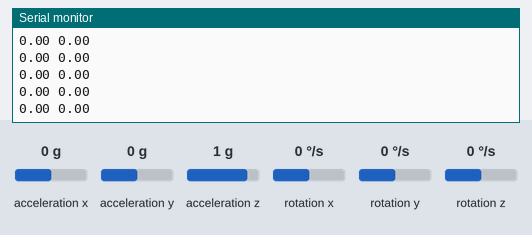
Bench run of a sketch on a simulated Arduino Uno, built with avr-gcc and run on an emulated ATmega328P. Shown: the last lines printed to the serial monitor. Inputs (shaded band) come from the test bench; at power-on: acceleration x 0 g, acceleration y 0 g, acceleration z 1 g, rotation x 0 °/s, rotation y 0 °/s, rotation z 0 °/s.

Above: at 1.2 s.
1.3 s: acceleration x set to -1.4 g
At 1.9 s:
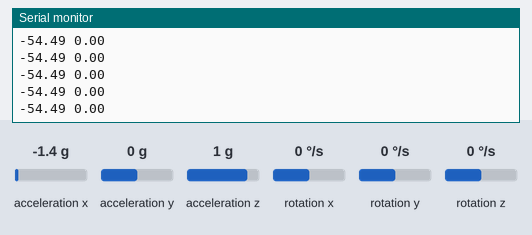
4.3 s: acceleration y set to -1.4 g
At 5.1 s:
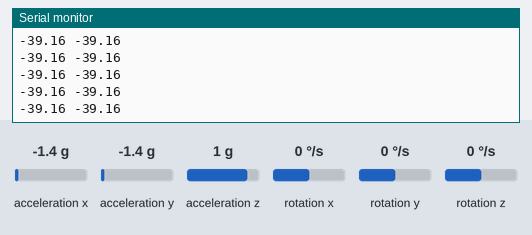
5.8 s: acceleration z set to -1.4 g
At 6.6 s:
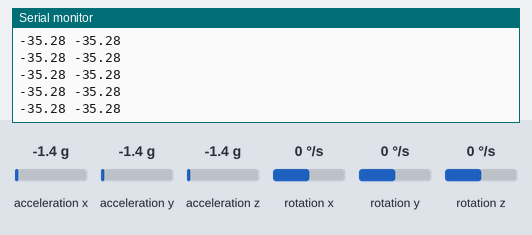
Timing chart, 0 to 8.8 s (numbered marks = the images above; inputs shaded):
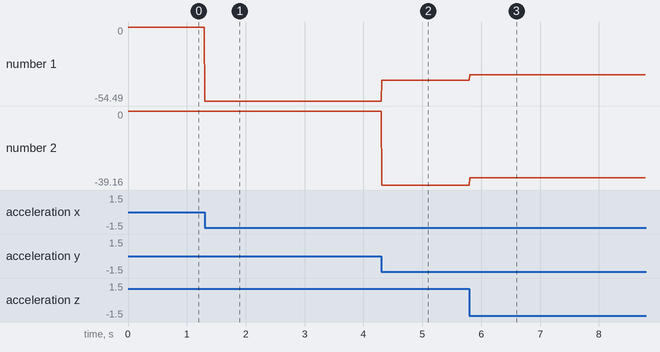

The sketch:

aceleromtro_pitch-roll.ino
```cpp
// Librerías para la comunicación I2C con el sensor MPU6050
// MPU6050.h requiere I2Cdev.h y esta a su vez depende de Wire.h
#include "I2Cdev.h"
#include "MPU6050.h"
#include "Wire.h"

// Creación del objeto que representa al sensor MPU6050
// La dirección puede ser 0x68 o 0x69 según el pin AD0
MPU6050 mpu;

// Variables para almacenar las lecturas crudas del acelerómetro
// correspondientes a los ejes X, Y y Z
int accX, accY, accZ;

void setup() {
  Serial.begin(57600);      // Inicialización de la comunicación serial
  Wire.begin();             // Inicio del bus de comunicación I2C
  mpu.initialize();         // Configuración inicial del sensor

  // Verificación de la conexión con el dispositivo
  if (mpu.testConnection()) Serial.println("MPU6050 conectado correctamente");
  else Serial.println("No se pudo establecer comunicacion con el MPU6050");
}

void loop() {
  // Obtener las mediciones del acelerómetro
  mpu.getAcceleration(&accX, &accY, &accZ);

  // Cálculo de los ángulos de inclinación en los ejes X y Y
  float anguloX = atan(accX / sqrt(pow(accY,2) + pow(accZ,2))) * (180.0 / 3.14);
  float anguloY = atan(accY / sqrt(pow(accX,2) + pow(accZ,2))) * (180.0 / 3.14);

  // Enviar los valores calculados al monitor serial separados por tabulación
  //Serial.print("Angulo eje X: ");
  Serial.print(anguloX);
  Serial.print(" ");
  //Serial.print("  Angulo eje Y: ");
  Serial.println(anguloY);

  delay(10);  // Pequeña pausa antes de la siguiente lectura
}
```

Measured:
- after the input at 1.3 s, the serial monitor: prints a new line at once (image 1)
- after the input at 4.3 s, the serial monitor: prints a new line at once (image 2)
- after the input at 5.8 s, the serial monitor: prints a new line at once (image 3)
- plotted number 1: 0 → -54.49 after the input at 1.3 s, -54.49 → -39.16 after the input at 4.3 s, -39.16 → -35.28 after the input at 5.8 s
- plotted number 2: 0 → -39.16 after the input at 4.3 s, -39.16 → -35.28 after the input at 5.8 s
